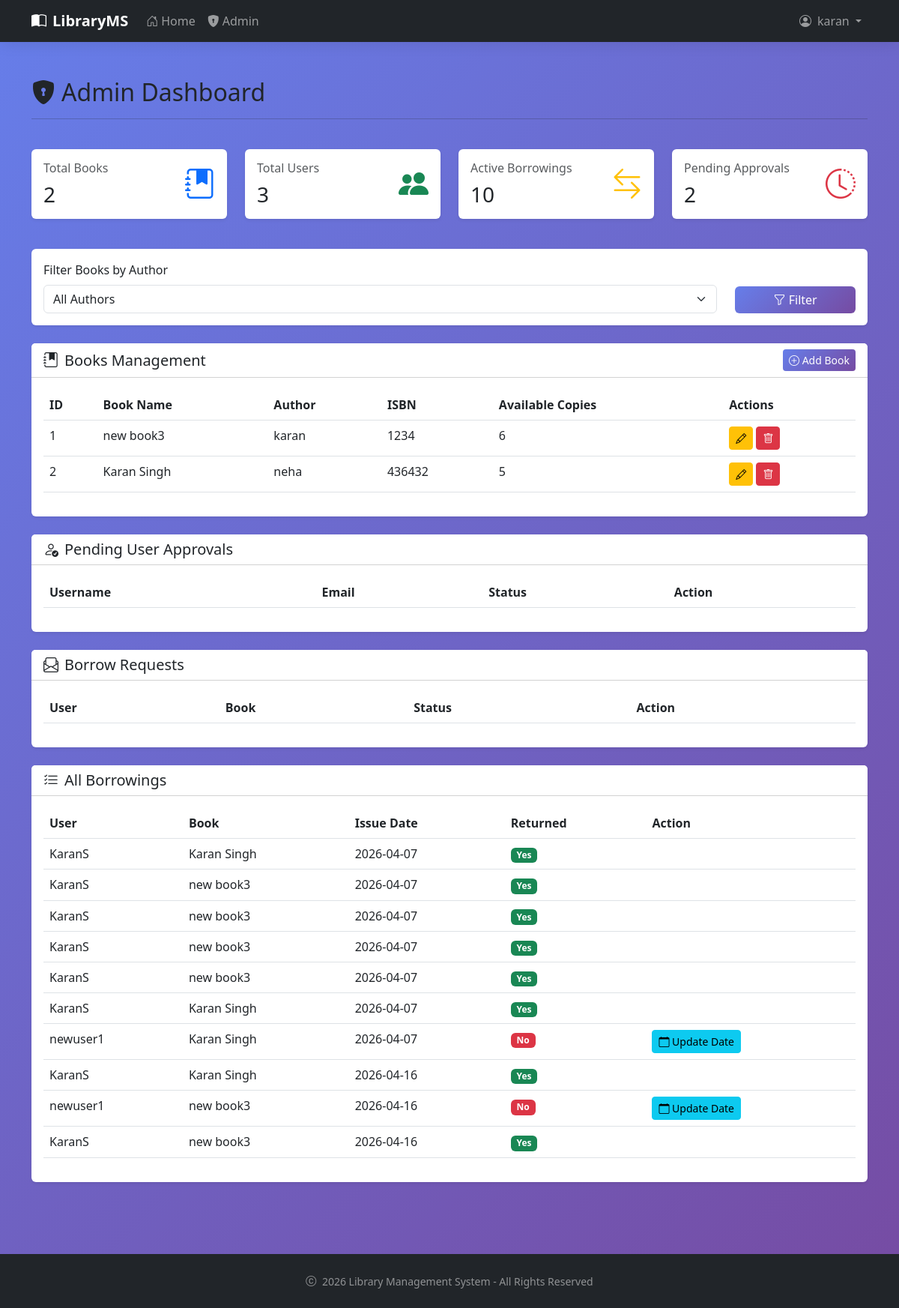
The app's page /librarian/ (signed in) with its own data.
### myapp/models.py (models this page shows, shortened)
class Book(models.Model):
    name = models.CharField(max_length=255)
    author = models.ForeignKey(Author,on_delete=models.CASCADE)
    isbn = models.BigIntegerField(unique=True)
    no_books = models.IntegerField(null=False, default=1)

class Author(models.Model):
    name=models.TextField(max_length=255)

class Issue(models.Model):
    user = models.ForeignKey(User, on_delete=models.CASCADE)
    book = models.ForeignKey(Book, on_delete=models.CASCADE)
    issue_date = models.DateField(auto_now_add=True)
    returned_date = models.DateField(null=True, blank=True)
    returned = models.BooleanField(default=False)

### myapp/views.py (the view, shortened to what this page needs)
# urls.py: path('librarian/',views.Admin,name='admin'),
@user_passes_test(is_staff_user)
def Admin(request):
    books = Book.objects.all()
    user = User.objects.all()
    issue = Issue.objects.all()
    newuser = NewUser.objects.all()
    author = Author.objects.all()
    borrow = Borrow_Request.objects.all()
    return render(request, 'Admin.html',
                  {'books': books,
                   'users': user,
                   'issued': issue,
                   'newuser': newuser,
                   'author': author,
                   'borrow': borrow,
                   })

### myapp/views.py (called while the page is built)
def is_staff_user(user):
    return user.is_superuser

### myapp/templates/Admin.html (shortened to what this page needs)
{% extends 'base.html' %}
{% block content %}
<div class="row">
    <div class="col-12 mb-4">
        <h2><i class="bi bi-shield-lock-fill me-2"></i>Admin Dashboard</h2>
        <hr>
    </div>
</div>
<div class="row mb-4">
    <div class="col-md-3 mb-3">
        <div class="card stat-card border-0 shadow-sm">
            <div class="card-body">
                <div class="d-flex justify-content-between">
                    <div>
                        <h6 class="text-muted">Total Books</h6>
                        <h3 class="mb-0">{{ books|length }}</h3>
                    </div>
                    <i class="bi bi-journal-bookmark-fill fs-1 text-primary"></i>
                </div>
            </div>
        </div>
    </div>
    <div class="col-md-3 mb-3">
        <div class="card stat-card border-0 shadow-sm">
            <div class="card-body">
                <div class="d-flex justify-content-between">
                    <div>
                        <h6 class="text-muted">Total Users</h6>
                        <h3 class="mb-0">{{ users|length }}</h3>
                    </div>
                    <i class="bi bi-people-fill fs-1 text-success"></i>
                </div>
            </div>
        </div>
    </div>
    <div class="col-md-3 mb-3">
        <div class="card stat-card border-0 shadow-sm">
            <div class="card-body">
                <div class="d-flex justify-content-between">
                    <div>
                        <h6 class="text-muted">Active Borrowings</h6>
                        <h3 class="mb-0">{{ issued|length }}</h3>
                    </div>
                    <i class="bi bi-arrow-left-right fs-1 text-warning"></i>
                </div>
            </div>
        </div>
    </div>
    <div class="col-md-3 mb-3">
        <div class="card stat-card border-0 shadow-sm">
            <div class="card-body">
                <div class="d-flex justify-content-between">
                    <div>
                        <h6 class="text-muted">Pending Approvals</h6>
                        <h3 class="mb-0">{{ newuser|length }}</h3>
                    </div>
                    <i class="bi bi-clock-history fs-1 text-danger"></i>
                </div>
            </div>
        </div>
    </div>
</div>
<div class="row mb-4">
    <div class="col-12">
        <div class="card border-0 shadow-sm">
            <div class="card-body">
                <form method="POST">
                    <div class="row">
                        <div class="col-md-10">
                            <label class="form-label">Filter Books by Author</label>
                            <select name="drop1" class="form-select">
                                <option value="">All Authors</option>
                            </select>
                        </div>
                        <div class="col-md-2 d-flex align-items-end">
                            <button type="submit" class="btn btn-gradient w-100">
                                <i class="bi bi-funnel"></i> Filter
                            </button>
                        </div>
                    </div>
                </form>
            </div>
        </div>
    </div>
</div>
<div class="row mb-4">
    <div class="col-12">
        <div class="card border-0 shadow-sm">
            <div class="card-header bg-white d-flex justify-content-between align-items-center">
                <h5 class="mb-0"><i class="bi bi-journal-bookmark-fill me-2"></i>Books Management</h5>
                <a href="{% url 'addbook' %}" class="btn btn-sm btn-gradient">
                    <i class="bi bi-plus-circle"></i> Add Book
                </a>
            </div>
            <div class="card-body">
                <div class="table-responsive">
                    <table class="table table-hover">
                        <thead>
                            <tr>
                                <th>ID</th>
                                <th>Book Name</th>
                                <th>Author</th>
                                <th>ISBN</th>
                                <th>Available Copies</th>
                                <th>Actions</th>
                            </tr>
                        </thead>
                        <tbody>
                            {% for book in books %}
                            <tr>
                                <td>{{ book.id }}</td>
                                <td>{{ book.name }}</td>
                                <td>
                                    {% if book.author.name %}
                                        {{ book.author.name }}
                                    {% else %}
                                        {{ book.author }}
                                    {% endif %}
                                </td>
                                <td>{{ book.isbn }}</td>
                                <td>{{ book.no_books }}</td>
                                <td>
                                    <a href="{% url 'editbook' book.id %}" class="btn btn-sm btn-warning">
                                        <i class="bi bi-pencil"></i>
                                    </a>
                                    <a href="{% url 'deletebook' book.id %}" class="btn btn-sm btn-danger" onclick="return confirm('Are you sure?')">
                                        <i class="bi bi-trash"></i>
                                    </a>
                                </td>
                            </tr>
                            {% empty %}
                            <tr>
                                <td colspan="6" class="text-center">No books found</td>
                            </tr>
                            {% endfor %}
                        </tbody>
                    </table>
                </div>
            </div>
        </div>
    </div>
</div>
<div class="row mb-4">
    <div class="col-12">
        <div class="card border-0 shadow-sm">
            <div class="card-header bg-white">
                <h5 class="mb-0"><i class="bi bi-person-check me-2"></i>Pending User Approvals</h5>
            </div>
            <div class="card-body">
                <div class="table-responsive">
                    <table class="table table-hover">
                        <thead>
                            <tr>
                                <th>Username</th>
                                <th>Email</th>
                                <th>Status</th>
                                <th>Action</th>
                            </tr>
                        </thead>
                    </table>
                </div>
            </div>
        </div>
    </div>
</div>
<div class="row mb-4">
    <div class="col-12">
        <div class="card border-0 shadow-sm">
            <div class="card-header bg-white">
                <h5 class="mb-0"><i class="bi bi-envelope-paper me-2"></i>Borrow Requests</h5>
            </div>
            <div class="card-body">
                <div class="table-responsive">
                    <table class="table table-hover">
                        <thead>
                            <tr>
                                <th>User</th>
                                <th>Book</th>
                                <th>Status</th>
                                <th>Action</th>
                            </tr>
                        </thead>
                    </table>
                </div>
            </div>
        </div>
    </div>
</div>
<div class="row">
    <div class="col-12">
        <div class="card border-0 shadow-sm">
            <div class="card-header bg-white">
                <h5 class="mb-0"><i class="bi bi-list-check me-2"></i>All Borrowings</h5>
            </div>
            <div class="card-body">
                <div class="table-responsive">
                    <table class="table table-hover">
                        <thead>
                            <tr>
                                <th>User</th>
                                <th>Book</th>
                                <th>Issue Date</th>
                                <th>Returned</th>
                                <th>Action</th>
                            </tr>
                        </thead>
                        <tbody>
                            {% for issue in issued %}
                            <tr>
                                <td>
                                    {% if issue.user.username %}
                                        {{ issue.user.username }}
                                    {% else %}
                                        {{ issue.user }}
                                    {% endif %}
                                </td>
                                <td>
                                    {% if issue.book.name %}
                                        {{ issue.book.name }}
                                    {% else %}
                                        {{ issue.book }}
                                    {% endif %}
                                </td>
                                <td>{{ issue.issue_date|date:"Y-m-d" }}</td>
                                <td>
                                    {% if issue.returned %}
                                    <span class="badge bg-success">Yes</span>
                                    {% else %}
                                    <span class="badge bg-danger">No</span>
                                    {% endif %}
                                </td>
                                <td>
                                    {% if not issue.returned %}
                                    <a href="{% url 'update_issue' issue.id %}" class="btn btn-sm btn-info">
                                        <i class="bi bi-calendar"></i> Update Date
                                    </a>
                                    {% endif %}
                                </td>
                            </tr>
                            {% empty %}
                            <tr>
                                <td colspan="5" class="text-center">No borrowings found</td>
                            </tr>
                            {% endfor %}
                        </tbody>
                    </table>
                </div>
            </div>
        </div>
    </div>
</div>
{% endblock %}

### myapp/templates/base.html (shortened to what this page needs)
<!DOCTYPE html>
<html lang="en">
<head>
    <link href="https://cdn.jsdelivr.net/npm/bootstrap@5.3.0/dist/css/bootstrap.min.css" rel="stylesheet">
    <link rel="stylesheet" href="https://cdn.jsdelivr.net/npm/bootstrap-icons@1.11.3/font/bootstrap-icons.min.css">
</head>
<body>
    <nav class="navbar navbar-expand-lg navbar-dark bg-dark sticky-top">
        <div class="container">
            <a class="navbar-brand fw-bold" href="{% url 'home' %}">
                <i class="bi bi-book-half me-2"></i>LibraryMS
            </a>
            <div class="collapse navbar-collapse" id="navbarNav">
                <ul class="navbar-nav me-auto">
                    <li class="nav-item">
                        <a class="nav-link" href="{% url 'home' %}">
                            <i class="bi bi-house-door me-1"></i>Home
                        </a>
                    </li>
                    {% if request.user.is_authenticated %}
                        {% if request.user.is_superuser %}
                            <li class="nav-item">
                                <a class="nav-link" href="{% url 'admin' %}">
                                    <i class="bi bi-shield-lock-fill me-1"></i>Admin
                                </a>
                            </li>
                        {% else %}
                            <li class="nav-item">
                                <a class="nav-link" href="{% url 'user' %}">
                                    <i class="bi bi-person me-1"></i>User
                                </a>
                            </li>
                        {% endif %}
                    {% endif %}
                </ul>
                <ul class="navbar-nav">
                    {% if request.user.is_authenticated %}
                        <li class="nav-item dropdown">
                            <a class="nav-link dropdown-toggle" href="#" id="userDropdown" role="button" data-bs-toggle="dropdown">
                                <i class="bi bi-person-circle me-1"></i>
                                {{ request.user.username }}
                            </a>
                        </li>
                    {% else %}
                        <li class="nav-item">
                            <a class="nav-link btn btn-gradient text-white px-3 rounded-pill" href="{% url 'login' %}">
                                <i class="bi bi-box-arrow-in-right me-1"></i>Login
                            </a>
                        </li>
                    {% endif %}
                </ul>
            </div>
        </div>
    </nav>
    <div class="container py-5 main-content">
        {% block content %}
        {% endblock %}
    </div>
    <footer class="bg-dark text-white-50 py-4 mt-5">
        <div class="container text-center">
            <small>
                <i class="bi bi-c-circle me-1"></i> 2026 Library Management System - All Rights Reserved
            </small>
        </div>
    </footer>
</body>
</html>

### myapp/templates/base.html (style rules this page uses)
body { background: linear-gradient(135deg, #667eea 0%, #764ba2 100%); min-height: 100vh; }
.navbar { backdrop-filter: blur(10px); box-shadow: 0 2px 20px rgba(0, 0, 0, 0.1); }
.main-content { animation: fadeInUp 0.5s ease; }
.btn-gradient { background: linear-gradient(135deg, #667eea 0%, #764ba2 100%); border: none; transition: all 0.3s ease; color: white; }
.stat-card { border-left: 4px solid #667eea; transition: all 0.3s ease; }

### records on screen
Book: id "1", name "new book3", author.name "karan", isbn "1234", no_books "6"
Book: id "2", name "Karan Singh", author.name "neha", isbn "436432", no_books "5"
Issue: user.username "KaranS", book.name "Karan Singh", issue_date "2026-04-07", returned "Yes"
Issue: user.username "KaranS", book.name "new book3", issue_date "2026-04-07", returned "Yes"
Issue: user.username "KaranS", book.name "new book3", issue_date "2026-04-07", returned "Yes"
Issue: user.username "KaranS", book.name "new book3", issue_date "2026-04-07", returned "Yes"
Issue: user.username "KaranS", book.name "new book3", issue_date "2026-04-07", returned "Yes"
Issue: user.username "KaranS", book.name "Karan Singh", issue_date "2026-04-07", returned "Yes"
Issue: user.username "newuser1", book.name "Karan Singh", issue_date "2026-04-07", returned "No"
Issue: user.username "KaranS", book.name "Karan Singh", issue_date "2026-04-16", returned "Yes"
Issue: user.username "newuser1", book.name "new book3", issue_date "2026-04-16", returned "No"
Issue: user.username "KaranS", book.name "new book3", issue_date "2026-04-16", returned "Yes"

### other values on screen
{{ request.user.username }} "karan"
{{ books|length }} "2"
{{ users|length }} "3"
{{ issued|length }} "10"
{{ newuser|length }} "2"
